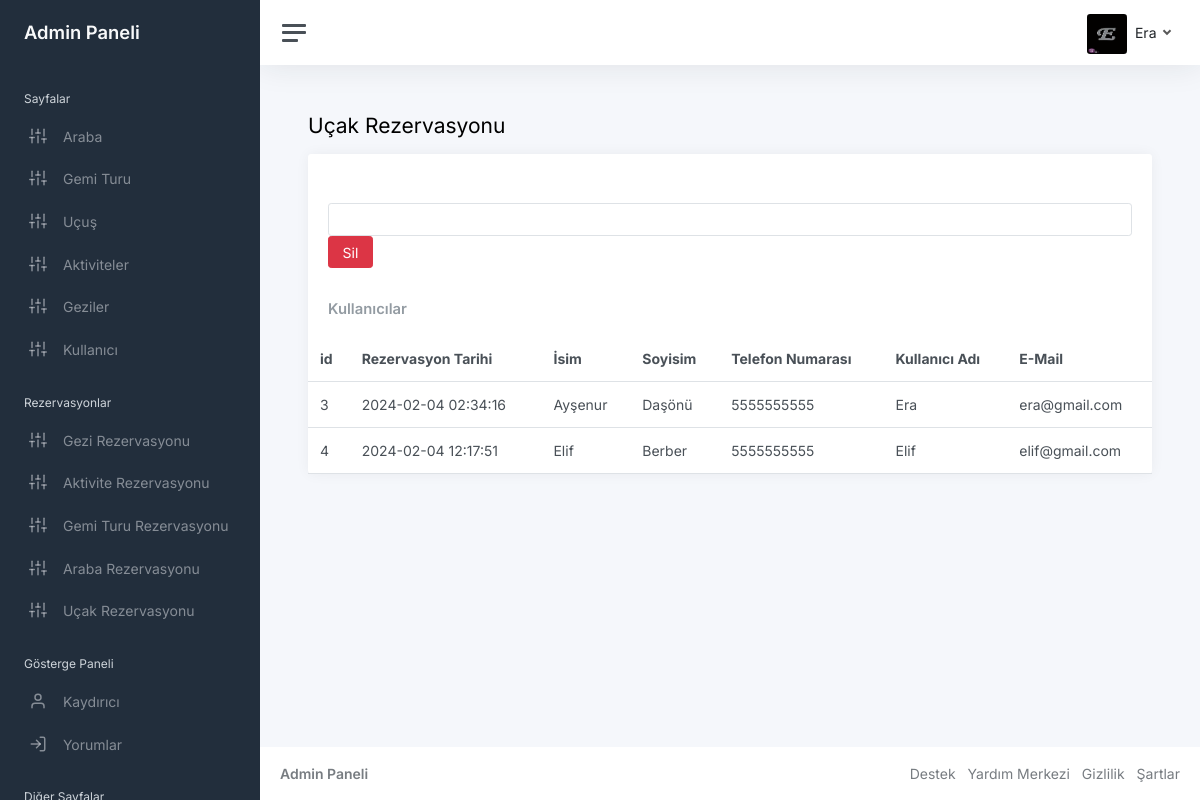
Page /admin/booking-flight.php (signed in) on the committed database.
### tables this page shows
CREATE TABLE `bookings_flight` (
  `booking_id` int(11) NOT NULL,
  `user_id` int(11) DEFAULT NULL,
  `flight_id` int(11) DEFAULT NULL,
  `booking_date` timestamp NOT NULL DEFAULT current_timestamp(),
  `first_name` varchar(255) DEFAULT NULL,
  `last_name` varchar(255) DEFAULT NULL,
  `phone_number` varchar(15) DEFAULT NULL
);

CREATE TABLE `users` (
  `id` int(4) NOT NULL,
  `username` varchar(200) NOT NULL,
  `mypassword` varchar(200) NOT NULL,
  `email` varchar(200) NOT NULL,
  `create_at` timestamp NOT NULL DEFAULT current_timestamp(),
  `admin` int(3) NOT NULL
);

### admin/booking-flight.php (the view, shortened to what this page needs)
<?php require "includes/header.php"?>
<main class="content">
				<div class="container-fluid p-0">
					<h1 class="h3 mb-3">Uçak Rezervasyonu</h1>
					<div class="row">
						<div class="col-12">
							<div class="card">
							<div class="card-header">
</div>
							<div class="card-header">
							<form method="post">
							<input type="number" class="form-control" name="id">
<button name="submit"  class="btn btn-danger" type="submit" id="form_submit_button" class="form_submit_button button trans_200">Sil<span></span><span></span><span></span></button>
								</div>
								<div class="card-header">
									<h5 class="card-title mb-0">Kullanıcılar</h5>
								</div>
								<table class="table table-hover my-0">
									<thead>
										<tr>
                                        <th>id</th>
											<th>Rezervasyon Tarihi</th>
											<th class="d-none d-xl-table-cell">İsim</th>
											<th class="d-none d-xl-table-cell">Soyisim</th>
											<th>Telefon Numarası</th>
                                            <th>Kullanıcı Adı</th>
                                            <th>E-Mail</th>
										</tr>
									</thead>
									<tbody>
<?php
try {
    $stmt= $conn->prepare("SELECT  bt.booking_id,  bt.booking_date, bt.first_name, bt.last_name, bt.phone_number, u.username, u.email, t.title, t.price
    FROM     bookings_flight bt    INNER JOIN    users u ON bt.user_id = u.id    INNER JOIN    flight t ON bt.flight_id = t.id     ");
    $stmt ->execute();
    while($row = $stmt->fetch(PDO::FETCH_ASSOC)){
?>
										<tr>
										<td class="d-none d-xl-table-cell"><?php echo $row["booking_id"]; ?></td>
											<td class="d-none d-xl-table-cell"><?php echo $row["booking_date"]; ?></td>
                                            <td class="d-none d-xl-table-cell"><?php echo $row["first_name"]; ?></td>
                                            <td class="d-none d-xl-table-cell"><?php echo $row["last_name"]; ?></td>
                                            <td class="d-none d-xl-table-cell"><?php echo $row["phone_number"]; ?></td>
                                            <td class="d-none d-xl-table-cell"><?php echo $row["username"]; ?>  </td>
                                            <td class="d-none d-xl-table-cell"><?php echo $row["email"]; ?>  </td>
										</tr>
                                <?php
    }
}
catch(PDOException $e)
{
    echo "Error" .$e->getMessage();
}
                                ?>
									</tbody>
								</table>
							</div>
						</div>
					</div>
				</div>
			</main>
<?php require "includes/footer.php"?>

### rows in the picture
bookings_flight: booking_id "3", booking_date "2024-02-04 02:34:16", first_name "Ayşenur", last_name "Daşönü", phone_number "5555555555", user.username "Era", user.email "era@gmail.com"
bookings_flight: booking_id "4", booking_date "2024-02-04 12:17:51", first_name "Elif", last_name "Berber", phone_number "5555555555", user.username "Elif", user.email "elif@gmail.com"

### other values in the picture
$_SESSION['admin'] "Era"
